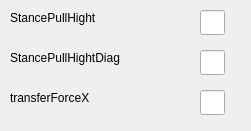
     <widget class="QWidget" name="widget_4" native="true">
      <property name="geometry">
       <rect>
        <x>120</x>
        <y>470</y>
        <width>251</width>
        <height>131</height>
       </rect>
      </property>
      <widget class="QLabel" name="label_66">
       <property name="geometry">
        <rect>
         <x>10</x>
         <y>10</y>
         <width>101</width>
         <height>16</height>
        </rect>
       </property>
       <property name="text">
        <string>StancePullHight</string>
       </property>
      </widget>
      <widget class="QLineEdit" name="edit_StancePullHight">
       <property name="geometry">
        <rect>
         <x>200</x>
         <y>10</y>
         <width>25</width>
         <height>25</height>
        </rect>
       </property>
       <property name="text">
        <string/>
       </property>
      </widget>
      <widget class="QLabel" name="label_67">
       <property name="geometry">
        <rect>
         <x>10</x>
         <y>50</y>
         <width>121</width>
         <height>16</height>
        </rect>
       </property>
       <property name="text">
        <string>StancePullHightDiag</string>
       </property>
      </widget>
      <widget class="QLineEdit" name="edit_StancePullHightDiag">
       <property name="geometry">
        <rect>
         <x>200</x>
         <y>50</y>
         <width>25</width>
         <height>25</height>
        </rect>
       </property>
       <property name="text">
        <string/>
       </property>
      </widget>
      <widget class="QLabel" name="label_68">
       <property name="geometry">
        <rect>
         <x>10</x>
         <y>90</y>
         <width>91</width>
         <height>16</height>
        </rect>
       </property>
       <property name="text">
        <string>transferForceX</string>
       </property>
      </widget>
      <widget class="QLineEdit" name="edit_transferForceX">
       <property name="geometry">
        <rect>
         <x>200</x>
         <y>90</y>
         <width>25</width>
         <height>25</height>
        </rect>
       </property>
       <property name="text">
        <string/>
       </property>
      </widget>
     </widget>
